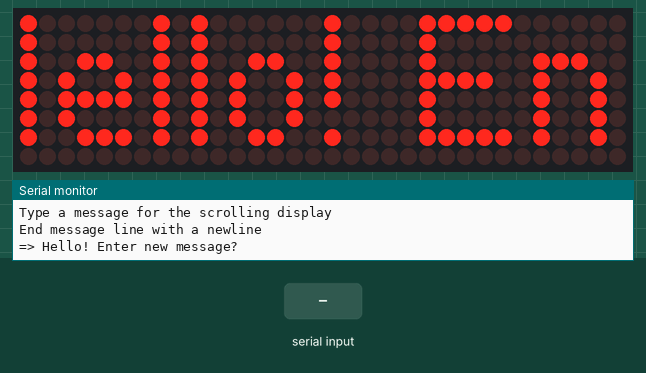
Recording of a sketch running on a simulated Arduino Uno, built with avr-gcc and run on an emulated ATmega328P. On the bench: 32×8 LED matrix, the last lines printed to the serial monitor. The test bench sets the inputs (shaded band).

Above: at 1.2 s.
1.3 s: "1\n" received over Serial
At 7.6 s:
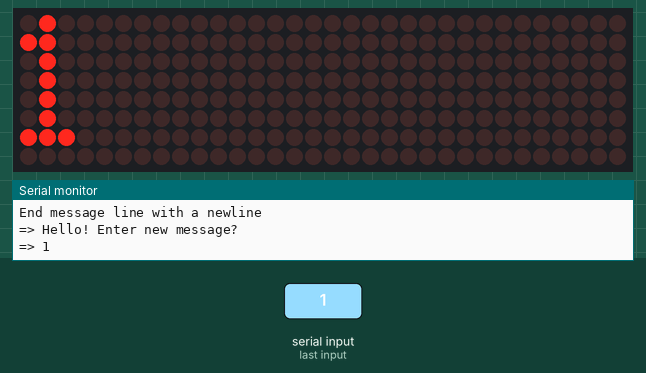
7.9 s: byte 10 ('\n') received over Serial
At 8.8 s:
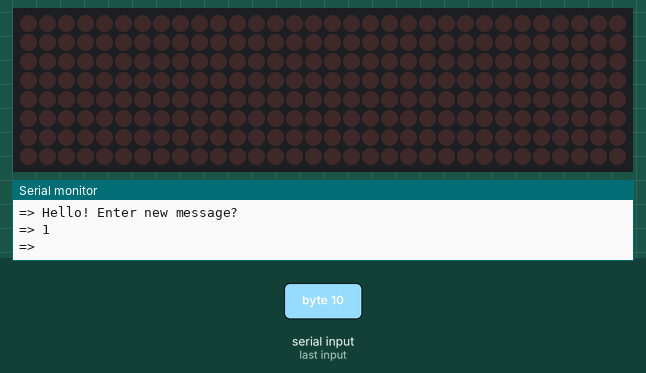
9.9 s: "0\n" received over Serial
At 11.5 s:
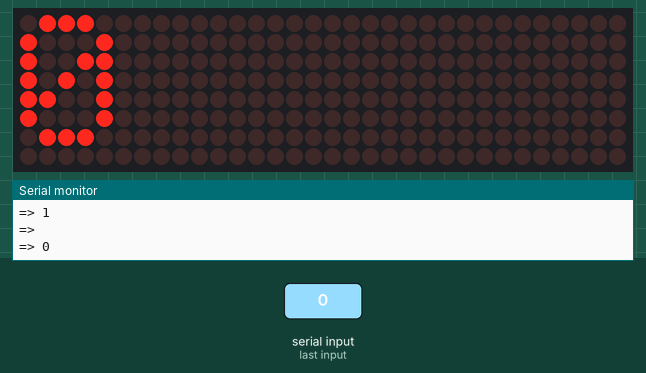
Timing chart, 0 to 13.0 s (numbered marks = the images above; inputs shaded):
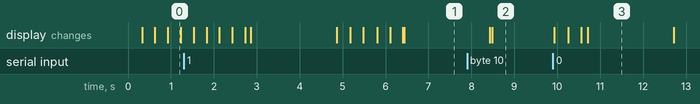

Measured:
- after the input at 1.3 s, the display: first differs from a run without the input after 4.5 s (image 1 shows a later state)
- after the input at 9.9 s, the display: first changes at once (image 3 shows a later state)

The sketch:

sketch_aug06c_LED_matrix.ino
```cpp
#include <MD_Parola.h>
#include <MD_MAX72xx.h>
#include <SPI.h>

#define HARDWARE_TYPE MD_MAX72XX::FC16_HW // Really important, ours is FC16
#define MAX_DEVICES 4
#define DATA_PIN  12
#define CS_PIN    11
#define CLK_PIN   10

// Turn on debug statements to the serial output
#define DEBUG 1

#if DEBUG
#define PRINT(s, x) { Serial.print(F(s)); Serial.print(x); }
#define PRINTS(x) Serial.print(F(x))
#define PRINTX(x) Serial.println(x, HEX)
#else
#define PRINT(s, x)
#define PRINTS(x)
#define PRINTX(x)
#endif

// SOFTWARE SPI
MD_Parola P = MD_Parola(HARDWARE_TYPE, DATA_PIN, CLK_PIN, CS_PIN, MAX_DEVICES);


uint8_t scrollSpeed = 25;    // default frame delay value
textEffect_t scrollEffect = PA_SCROLL_LEFT;
textPosition_t scrollAlign = PA_LEFT;
uint16_t scrollPause = 2000; // in milliseconds

// Global message buffers shared by Serial and Scrolling functions
#define  BUF_SIZE  75
char curMessage[BUF_SIZE] = { "" };
char newMessage[BUF_SIZE] = { "Hello! Enter new message?" };
bool newMessageAvailable = true;


void readSerial(void)
{
  static char *cp = newMessage;

  while (Serial.available())
  {
    *cp = (char)Serial.read();
    if ((*cp == '\n') || (cp - newMessage >= BUF_SIZE - 2)) // end of message character or full buffer
    {
      *cp = '\0'; // end the string
      // restart the index for next filling spree and flag we have a message waiting
      cp = newMessage;
      newMessageAvailable = true;
    }
    else  // move char pointer to next position
      cp++;
  }
}

void setup()
{
  #if DEBUG
  Serial.begin(57600);
  Serial.print("\n[Parola Scrolling Display]\nType a message for the scrolling display\nEnd message line with a newline");
  #endif
  P.begin();
  P.displayText(curMessage, scrollAlign, scrollSpeed, scrollPause, scrollEffect, scrollEffect);
}

void loop()
{
#if USE_UI_CONTROL
  doUI();
#endif // USE_UI_CONTROL

  if (P.displayAnimate())
  {
    if (newMessageAvailable)
    {
      strcpy(curMessage, newMessage);
      newMessageAvailable = false;
      #if DEBUG
      Serial.print("\n\n=> ");
      Serial.print(newMessage);
      #endif
    }
    P.displayReset();
  }
  readSerial();
}
```
